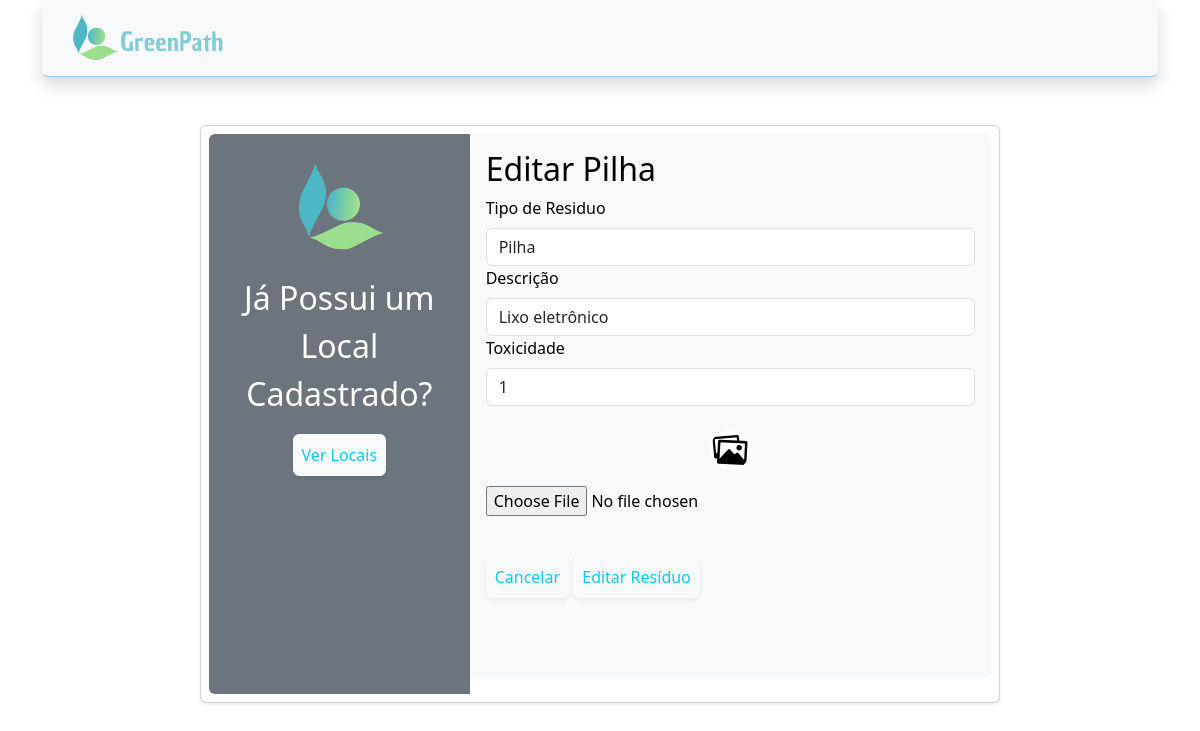
Screenshot of /src/page/editarResiduo.php?id=1 with the database file from the repository.
### tables this page shows
CREATE TABLE TipoResiduo (
    id_tipo_residuo INT PRIMARY KEY AUTO_INCREMENT NOT NULL,
    nome VARCHAR(50) NOT NULL,
    descricao VARCHAR(50) NOT NULL,
    toxico BOOLEAN NOT NULL,
    imagem MEDIUMBLOB DEFAULT NULL
);

### src/page/editarResiduo.php (the view, shortened to what this page needs)
<!doctype html>
<html lang="en">
    <head>
        <link href="https://cdn.jsdelivr.net/npm/bootstrap@5.3.3/dist/css/bootstrap.min.css" rel="stylesheet">
</head>
    <body>
    <?php
    require '../database/connectDB.php';
    $id_tipo_residuo = $_GET['id'];
				$conn = mysqli_connect($servername, $username, $password, $database);
        $sql = "SELECT id_tipo_residuo, nome, imagem, descricao, toxico
                FROM TipoResiduo WHERE id_tipo_residuo = $id_tipo_residuo";
        echo "<div class='container'>";
            if ($result = mysqli_query($conn, $sql)) {
                if(mysqli_num_rows($result) == 1){
                    $row = mysqli_fetch_assoc($result);
                    $nome = $row['nome'];
                    $imagem = $row['imagem'];
                    $descricao = $row['descricao'];
                    $toxico = $row['toxico'];
				?>
        <nav class="navbar navbar-expand-lg bg-body-tertiary shadow p-2 mb-5 rounded border-bottom border-primary-subtle">
          <div class="container-fluid">
            <a class="navbar-brand" href="#">
              <img src="../../resources/logoNome-removebg-preview.png" alt="GreenPath" width="171" height="50">
            </a>
          </div>
        </nav>
        <div class="card mb-3 mx-auto rounded shadow-sm p-2 mb-5" style="max-width: 800px;">
        <div class="row g-0">
            <div class="col-md-4 text-bg-secondary text-center rounded-start">
            <p><br><img src="../../resources/logo-removebg.png" class="img-fluid rounded-start" alt="logo" style="max-width: 100px;"></p>
            <p class="text-center fs-2 text">Já Possui um Local Cadastrado?</p>
            <p><button type="button" onclick="window.location.href='locais.php'" class="btn btn-light text-info shadow-sm p-2 mb-5 rounded">Ver Locais</button></p>
        </div>
            <div class="col-md-8">
            <div class="card-body text-bg-light rounded-end">
                <form id="form" action="editarResiduoDB.php" method="POST" enctype="multipart/form-data">
                <h2 id="signup-title">Editar <?php echo $nome; ?></h2>
                <label for="nome" class="form-label">Tipo de Residuo</label>
                            <input type="text" name="nome" minlength="3" id="nome" placeholder="Tipo de Residuo"
                            class="form-control" title="Informe um nome válido. Minimo 3 digitos" value="<?php echo $nome; ?>" required>
                            <label for="descricao" class="form-label">Descrição</label>
                            <input type="text" name="descricao" minlength="3" id="descricao" placeholder="Descrição"
                            title="Informe uma descriçao válida. Minimo 3 digitos" class="form-control" value="<?php echo $descricao; ?>" required>
                            <label for="toxico" class="form-label">Toxicidade </label>
                            <input type="text" name="toxico" id="toxico" placeholder="Toxicidade " class="form-control"
                            title="Informe um valor válido." value="<?php echo $toxico; ?>" required>
                              <br>
                            <div class="mb-3">
                    <td>
                            <?php
                            if ($imagem) {?>
                                <p style="text-align:center">
                                    <img id="imagemSelecionada" class="rounded-circle" />
                                </p>
                                <?php
                            } else {
                                ?>
                                <p style="text-align:center">
                                    <img id="imagemSelecionada" class="rounded-circle" src="../../resources/ImagemS.png" />
                                </p>
                                <?php
                            }
                            ?>
                            <p>
							<label>
                            <input type="file" id="imagem" name="imagem" onchange="validaImagem(this);" /></label>
                            </p>
                        </td>
                            <div>
                              <br>
                              <input type="button" value="Cancelar" class="btn btn-light text-info shadow-sm p-2 mb-5 rounded" onclick="window.location.href='listarResiduos.php'">
                              <input  class="btn btn-light text-info shadow-sm p-2 mb-5 rounded" type="submit" value="Editar Resíduo">
                            </div>
					<?php
					}
				} else {
					echo "<p style='text-align:center'>Erro executando UPDATE: " . $conn-> error . "</p>";
				}
				echo "</div>";
				?>
        </form>
</div>
</div>
        </body>
</html>

### rows the page displays
tiporesiduo: nome "Pilha", descricao "Lixo eletrônico", toxico "1"
